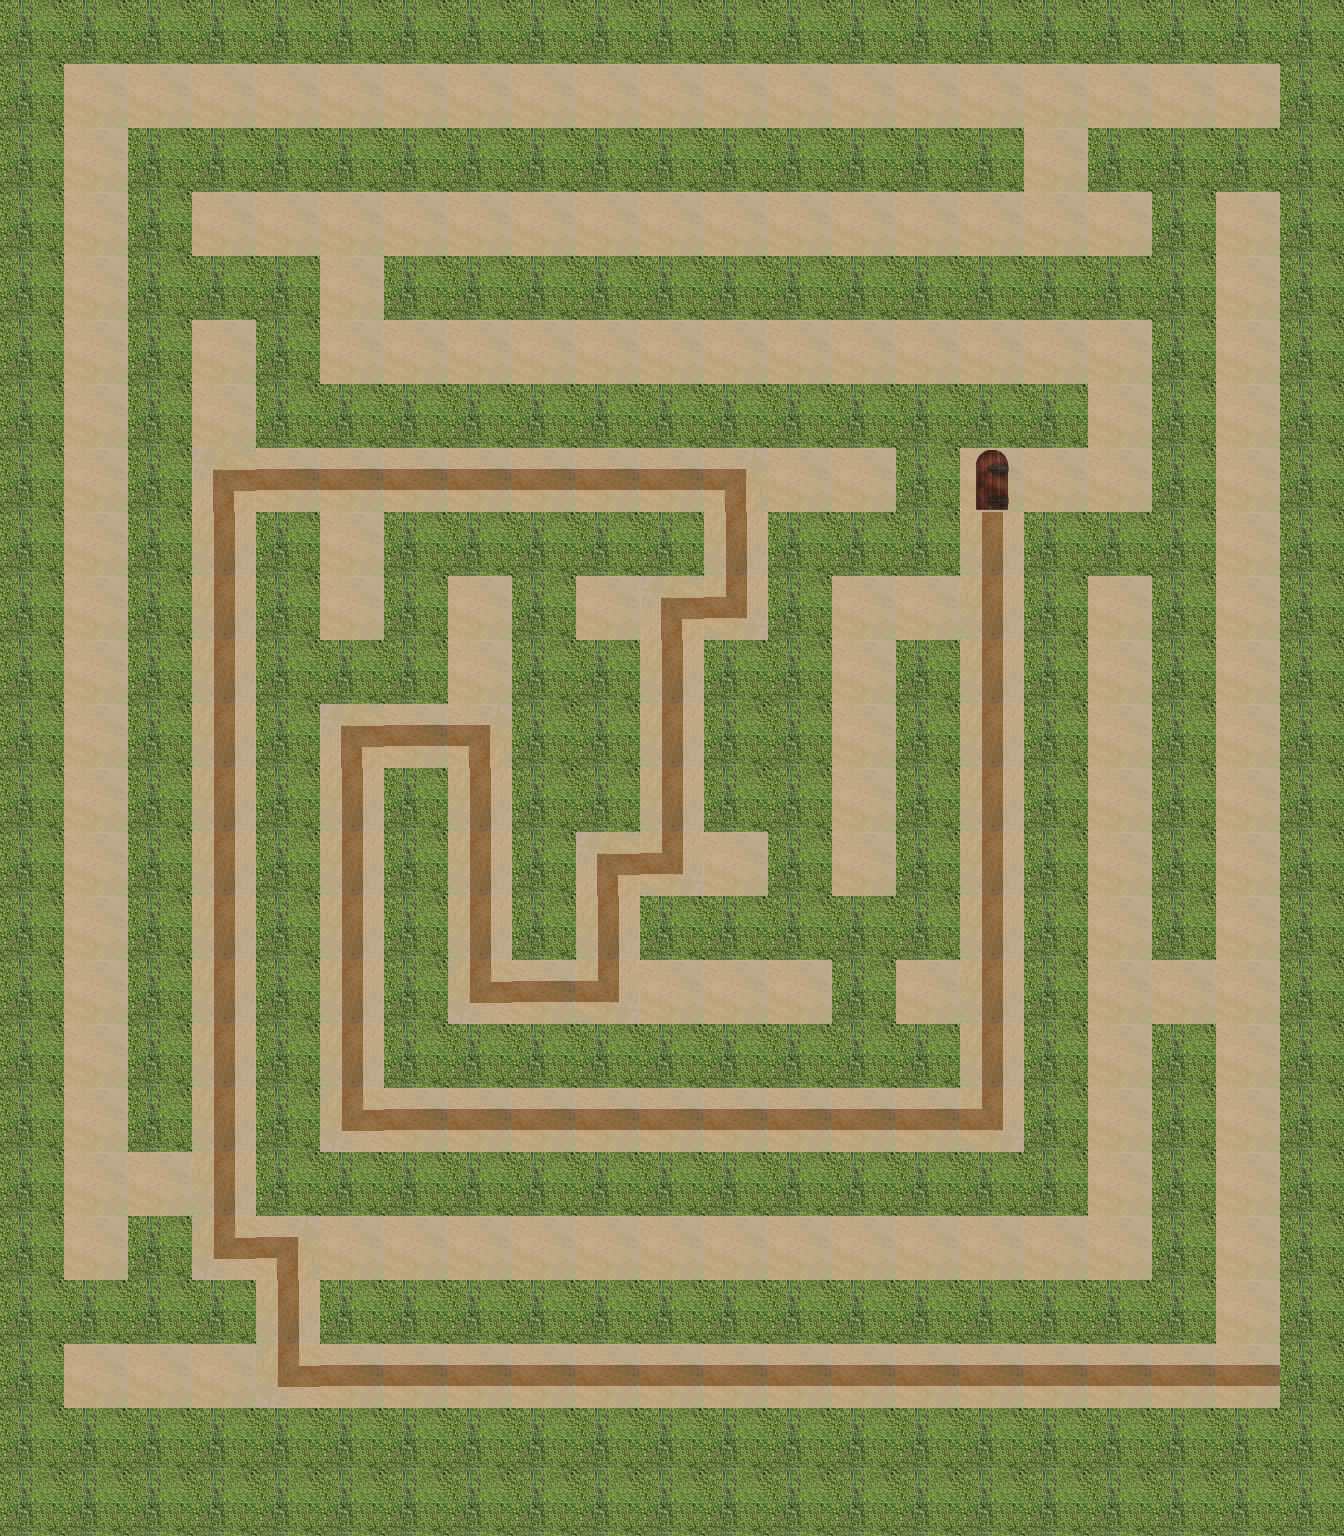

Tiled map render using the project's own tile images. Description and the map definition, with tile-layer contents summarised, below:
An orthogonal 21x24 tile map with 64x64 px tiles, 4 tile layers (path, wall, hint, end), 1 hidden layer not drawn.

<map version="1.0" orientation="orthogonal" renderorder="right-down" width="21" height="24" tilewidth="64" tileheight="64">
 <properties>
  <property name="bestTimePossible" value="26" />
  <property name="viewSize" value="5" />
 </properties>
 <tileset firstgid="1" name="sandbush" tilewidth="64" tileheight="64">
  <image source="sandbush.png" width="256" height="192" />
 </tileset>
 <layer name="path" width="21" height="24">
  <data>[504 cells, 219 non-empty, 1 distinct tile ids]</data>
 </layer>
 <layer name="wall" width="21" height="24">
  <data>[504 cells, 285 non-empty, 1 distinct tile ids]</data>
 </layer>
 <layer name="hint" width="21" height="24">
  <data>[504 cells, 82 non-empty, 6 distinct tile ids]</data>
 </layer>
 <layer name="start" width="21" height="24" visible="0">
  <data>[504 cells, 1 non-empty, 1 distinct tile ids]</data>
 </layer>
 <layer name="end" width="21" height="24">
  <data>[504 cells, 1 non-empty, 1 distinct tile ids]</data>
 </layer>
</map>